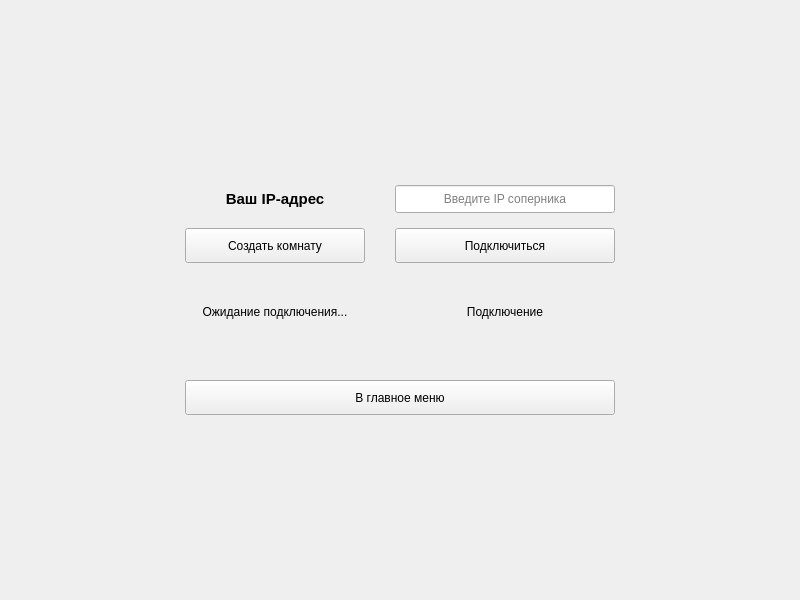
<?xml version="1.0" encoding="UTF-8"?>
<ui version="4.0">
 <class>Lobby</class>
 <widget class="QWidget" name="Lobby">
  <property name="geometry">
   <rect>
    <x>0</x>
    <y>0</y>
    <width>800</width>
    <height>600</height>
   </rect>
  </property>
  <property name="windowTitle">
   <string>Лобби</string>
  </property>
  <layout class="QVBoxLayout" name="mainVerticalLayout">
   <item>
    <spacer name="topSpacer">
     <property name="orientation">
      <enum>Qt::Vertical</enum>
     </property>
     <property name="sizeHint" stdset="0">
      <size>
       <width>20</width>
       <height>40</height>
      </size>
     </property>
    </spacer>
   </item>
   <item>
    <layout class="QHBoxLayout" name="middleHorizontalLayout">
     <item>
      <spacer name="leftSpacer">
       <property name="orientation">
        <enum>Qt::Horizontal</enum>
       </property>
       <property name="sizeHint" stdset="0">
        <size>
         <width>40</width>
         <height>20</height>
        </size>
       </property>
      </spacer>
     </item>
     <item>
      <widget class="QFrame" name="centralContainer">
       <property name="minimumSize">
        <size>
         <width>450</width>
         <height>250</height>
        </size>
       </property>
       <property name="frameShape">
        <enum>QFrame::NoFrame</enum>
       </property>
       <property name="frameShadow">
        <enum>QFrame::Raised</enum>
       </property>
       <layout class="QVBoxLayout" name="containerLayout">
        <property name="spacing">
         <number>20</number>
        </property>
        <property name="leftMargin">
         <number>10</number>
        </property>
        <property name="topMargin">
         <number>10</number>
        </property>
        <property name="rightMargin">
         <number>10</number>
        </property>
        <property name="bottomMargin">
         <number>10</number>
        </property>
        <item>
         <layout class="QGridLayout" name="lobbyGrid">
          <property name="horizontalSpacing">
           <number>30</number>
          </property>
          <property name="verticalSpacing">
           <number>15</number>
          </property>
          <item row="0" column="0">
           <widget class="QLabel" name="lblHostIP">
            <property name="font">
             <font>
              <pointsize>11</pointsize>
              <bold>true</bold>
             </font>
            </property>
            <property name="text">
             <string>Ваш IP-адрес</string>
            </property>
            <property name="alignment">
             <set>Qt::AlignCenter</set>
            </property>
           </widget>
          </item>
          <item row="1" column="0">
           <widget class="QPushButton" name="btnCreateRoom">
            <property name="minimumSize">
             <size>
              <width>180</width>
              <height>35</height>
             </size>
            </property>
            <property name="text">
             <string>Создать комнату</string>
            </property>
           </widget>
          </item>
          <item row="2" column="0">
           <widget class="QLabel" name="lblHostStatus">
            <property name="text">
             <string>Ожидание подключения...</string>
            </property>
            <property name="alignment">
             <set>Qt::AlignCenter</set>
            </property>
           </widget>
          </item>
          <item row="0" column="1">
           <widget class="QLineEdit" name="txtServerIP">
            <property name="minimumSize">
             <size>
              <width>180</width>
              <height>28</height>
             </size>
            </property>
            <property name="placeholderText">
             <string>Введите IP соперника</string>
            </property>
            <property name="alignment">
             <set>Qt::AlignCenter</set>
            </property>
           </widget>
          </item>
          <item row="1" column="1">
           <widget class="QPushButton" name="btnConnect">
            <property name="minimumSize">
             <size>
              <width>180</width>
              <height>35</height>
             </size>
            </property>
            <property name="text">
             <string>Подключиться</string>
            </property>
           </widget>
          </item>
          <item row="2" column="1">
           <widget class="QLabel" name="lblClientStatus">
            <property name="text">
             <string>Подключение</string>
            </property>
            <property name="alignment">
             <set>Qt::AlignCenter</set>
            </property>
           </widget>
          </item>
         </layout>
        </item>
        <item>
         <spacer name="buttonSpacer">
          <property name="orientation">
           <enum>Qt::Vertical</enum>
          </property>
          <property name="sizeType">
           <enum>QSizePolicy::Fixed</enum>
          </property>
          <property name="sizeHint" stdset="0">
           <size>
            <width>20</width>
            <height>15</height>
           </size>
          </property>
         </spacer>
        </item>
        <item>
         <widget class="QPushButton" name="btnBackLobby">
          <property name="minimumSize">
           <size>
            <width>150</width>
            <height>35</height>
           </size>
          </property>
          <property name="text">
           <string>В главное меню</string>
          </property>
         </widget>
        </item>
       </layout>
      </widget>
     </item>
     <item>
      <spacer name="rightSpacer">
       <property name="orientation">
        <enum>Qt::Horizontal</enum>
       </property>
       <property name="sizeHint" stdset="0">
        <size>
         <width>40</width>
         <height>20</height>
        </size>
       </property>
      </spacer>
     </item>
    </layout>
   </item>
   <item>
    <spacer name="bottomSpacer">
     <property name="orientation">
      <enum>Qt::Vertical</enum>
     </property>
     <property name="sizeHint" stdset="0">
      <size>
       <width>20</width>
       <height>40</height>
      </size>
     </property>
    </spacer>
   </item>
  </layout>
 </widget>
 <resources/>
 <connections/>
</ui>
